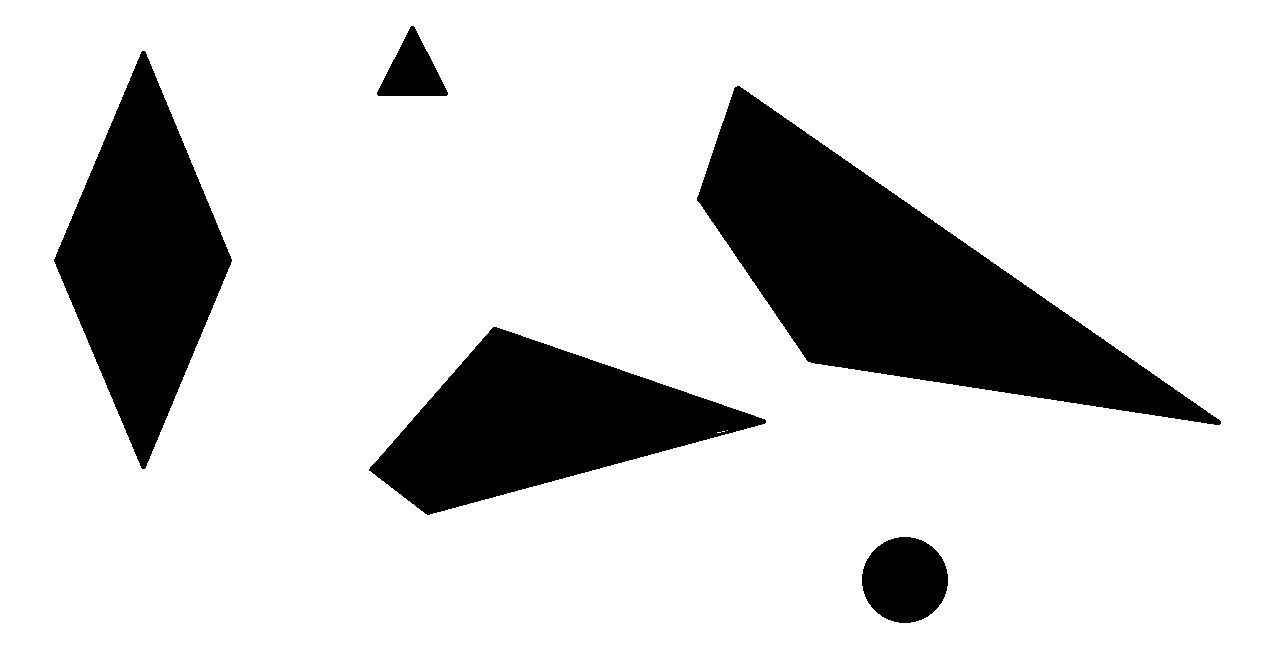
#> input picture pictures_before_script/test5.png, 1267 x 650 px
$ python PythonOpenCV.py
#> lines starting #> are read from the running program, lines starting #| are printed output that depends on the picture; after the words box and inside, x2 and y2 are one past the last pixel; in counts of white or black regions, pixels touching at a corner belong together
import numpy as np
import cv2
import math
from statistics import mean
#from matplotlib import pyplot as plt

"""For picture resizing"""
# [4 lines of commented-out code are left out]

"""
sensor = 'OmniVision OV2740'
sizeInMM = '5.5 x 5.5 x 3 mm' # https://www.ovt.com/products/ov02740-h34a-z/
"""

DISTANCE_BETWEEN_CAMERA_AND_WALL = 380  # mm

def real_object_height(sizeInPixels):
    object_height_on_sensor_mm = (sizeInPixels / 1080) * 5.5
    real_object_height = (DISTANCE_BETWEEN_CAMERA_AND_WALL * object_height_on_sensor_mm) / 1.88

    return round(real_object_height / 10, 1)  # cm


def get_one_angle_using_all_three_sides(side1, side2, side3):
    angle = math.acos((side2 ** 2 + side3 ** 2 - side1 ** 2) / (2.0 * side2 * side3))

    return math.degrees(angle)


def calc_distance_between_two_points(point_one, point_two):
    return ((point_two[0] - point_one[0]) ** 2 + (point_two[1] - point_one[1]) ** 2) ** 0.5


def mid_point_calculator(point_one, point_two):
    #  (x₁ + x₂)/2, (y₁ + y₂)/2

    return [round((point_one[0] + point_two[0]) / 2), round((point_one[1] + point_two[1]) / 2)]


def distance_calculator(triangleVerticesList):
    # each point is a list with x and y coordinates e.g. [174, 233]
    point1 = triangleVerticesList[0][0]
    point2 = triangleVerticesList[1][0]
    point3 = triangleVerticesList[2][0]
    length1 = calc_distance_between_two_points(point1, point2)
    length2 = calc_distance_between_two_points(point2, point3)
    length3 = calc_distance_between_two_points(point3, point1)
    # print(length1, length2, length3)

    return [length1, length2, length3]


# [6 lines of commented-out code are left out]
the_picture = 'pictures_before_script/test5.png'
image = cv2.imread(the_picture)
#> image is the input picture: shape (650, 1267, 3); 81.9% white; 5 black regions, box (x1, y1, x2, y2) and area: (697, 86, 1221, 425) 65872, (54, 51, 232, 469) 37966, (369, 327, 766, 515) 36454, (862, 537, 948, 623) 5789, (377, 26, 448, 96) 2694

"""Show coordinates"""
# plt.imshow(image)
# plt.show()
"""Show original picture"""
# cv2.imshow("Original", image)


# convert the color image into grayscale
grayScale = cv2.cvtColor(image, cv2.COLOR_BGR2GRAY)

# Find edges in the image using canny edge detection method
# Calculate lower threshold and upper threshold using sigma = 0.33
sigma = 0.33
v = np.median(grayScale)
#> v = 255
low = int(max(0, (1.0 - sigma) * v))
#> low = 170
high = int(min(255, (1.0 + sigma) * v))
#> high = 255

edged = cv2.Canny(grayScale, low, high)
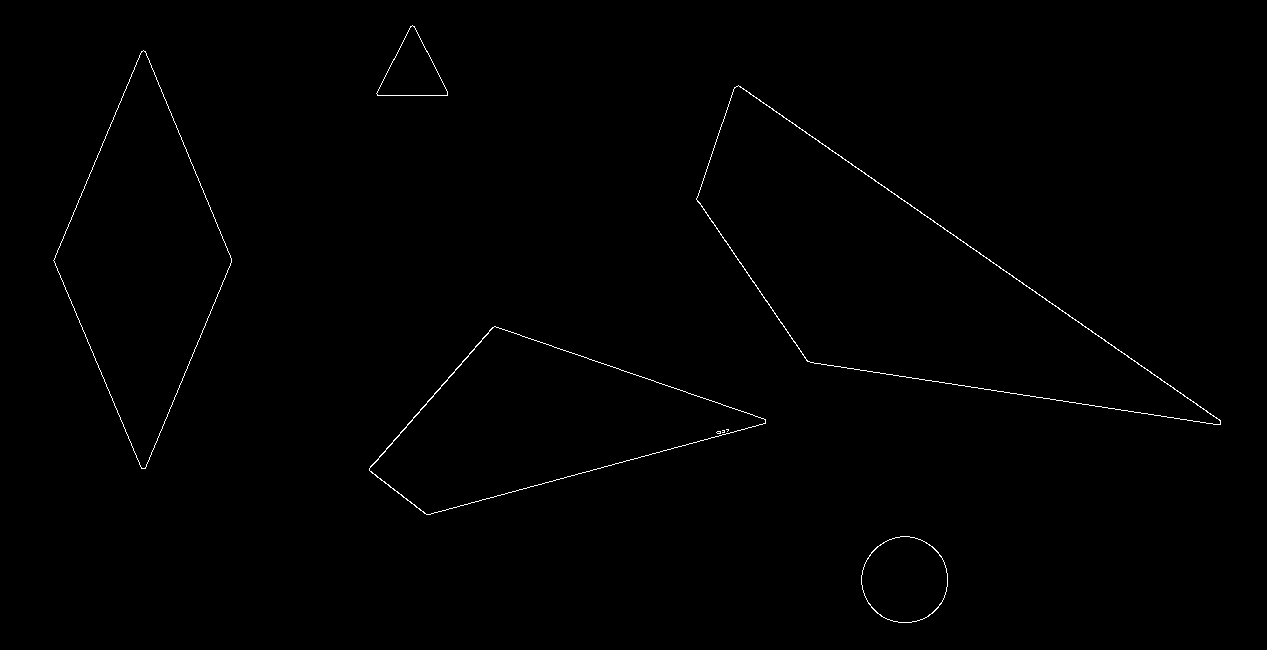
#> edged: shape (650, 1267); 0.45% white in thin lines or dots, all inside (x1, y1, x2, y2) = (53, 25, 1221, 623)

# After finding edges we have to find contours
# Contour is a curve of points with no gaps in the curve
# It will help us find location of shapes

# cv2.RETR_EXTERNAL is passed to find the outermost contours (because we want to outline the shapes)
# cv2.CHAIN_APPROX_SIMPLE is removing redundant points along a line
(cnts, _) = cv2.findContours(edged, cv2.RETR_EXTERNAL, cv2.CHAIN_APPROX_SIMPLE)
#> cnts = 5 contours; box (x1, y1, x2, y2) and area: (696, 85, 1221, 425) 65870, (53, 50, 232, 469) 37961, (369, 326, 766, 515) 36492, (861, 536, 948, 623) 5806, (376, 25, 448, 96) 2659

'''
We are going to use contour approximation method to find vertices of
geometric shapes. The algorithm  is also known as Ramer Douglas Peucker alogrithm.
In OpenCV it is implemented in cv2.approxPolyDP method.abs

detectShape() function below takes a contour as parameter and
then returns its shape
 '''


def detectShape(cnt):
    shape = 'unknown'
    # calculate perimeter using
    peri = cv2.arcLength(c, True)
    # apply contour approximation and store the result in vertices
    vertices = cv2.approxPolyDP(c, 0.04 * peri, True)

    # If the shape is triangle, it will have 3 vertices
    if len(vertices) == 3:
        shape = 'triangle'

    # if the shape has 4 vertices, it is either a square or
    # a rectangle
    elif len(vertices) == 4:
        # using the boundingRect method calculate the width and height
        # of enclosing rectange and then calculte aspect ratio

        x, y, width, height = cv2.boundingRect(vertices)
        aspectRatio = float(width) / height

        # a square will have an aspect ratio that is approximately
        # equal to one, otherwise, the shape is a rectangle
        if aspectRatio >= 0.95 and aspectRatio <= 1.05:
            shape = "square"
        else:
            shape = "rectangle"

    # if the shape is a pentagon, it will have 5 vertices
    elif len(vertices) == 5:
        shape = "pentagon"

    # otherwise, we assume the shape is a circle
    else:
        shape = "circle"

    # return the name of the shape and vertices
    return [shape, vertices]


# Now we will loop over every contour
# call detectShape() for it and
# write the name of shape in the center of image

# loop over the contours
# create new list where area is > 10
cnts2 = [c for c in cnts if cv2.contourArea(c) > 10]
#> cnts2 has the same summary as cnts

for c in cnts2:
    # compute the moment of contour
    M = cv2.moments(c)
    # From moment, we can calculate area, centroid etc.
    # The center or centroid can be calculated as follows

    if M["m00"] != 0:
        cX = int(M["m10"] / M["m00"])
        cY = int(M["m01"] / M["m00"])
        # call detectShape for contour c
        shape = detectShape(c)[0]
    else:
        # set values as what you need in the situation
        shape = "Unknown"
        cX, cY = 0, 0

    # Outline the contours
    cv2.drawContours(image, [c], -1, (0, 255, 0), 2)

    # Write the name of shape in the center of shapes
    cv2.putText(image, shape, (cX, cY), cv2.FONT_HERSHEY_SIMPLEX,
                0.5, (175, 62, 223), 2)

    if (shape == "square" or shape == "rectangle"):
        verts = detectShape(c)[1]
        # List np list with first item @ end
        newList = np.concatenate((verts, [verts[0]]), axis=0)

        for index in range(len(newList) - 1):
            # mid points coordinates
            midPoints = mid_point_calculator(newList[index][0], newList[index + 1][0])
            midX, midY = midPoints[0], midPoints[1]
            D = round(calc_distance_between_two_points(newList[index][0], newList[index + 1][0]), 1)
            print(f"length of side {index} = {D}")
            text_on_img = f"* {D} px {real_object_height(D)} cm" if the_picture == 'pictures_before_script/png_image.png' else f"* {D} px"
            cv2.putText(image, text_on_img, (midX, midY),
                        cv2.FONT_HERSHEY_SIMPLEX, 0.6, (75, 75, 75), 2)

    if (shape == "circle"):
        verts = detectShape(c)[1]
        radiuses = [calc_distance_between_two_points([cX, cY], XandY[0]) for XandY in verts]
        radiusOfCircle = round(mean(radiuses), 1)
        print(f"The radius of circle is: {radiusOfCircle} pixels")
        print(f"Object height is {real_object_height(radiusOfCircle)}")

        # Add center point
        cv2.putText(image, f"+", (cX, cY), cv2.FONT_HERSHEY_SIMPLEX, 0.3, (255, 0, 0), 2)

        for XY in verts:
            # Draw each vertices in circle
            text_on_img = f". r: {radiusOfCircle} px {real_object_height(radiusOfCircle)} cm" if the_picture == 'pictures_before_script/png_image.png' else f". r: {radiusOfCircle} px"
            cv2.putText(image, text_on_img, (XY[0][0], XY[0][1]),
                        cv2.FONT_HERSHEY_SIMPLEX, 0.8, (0, 100, 100), 2)
            if (XY[0][0] < radiusOfCircle + XY[0][0]):
                # cv2.arrowedLine(img, start, end, color, thickness, line_type, shift, tip_length)
                cv2.arrowedLine(image, (cX, cY), (XY[0][0], XY[0][1]), (0, 0, 255), 2, 5, 0, 0.2)
                # cv2.imshow("ArrowedLines", image)
                break

    if (shape == "triangle"):
        the_vertices = detectShape(c)[1]
        D = distance_calculator(the_vertices)
        angleA = round(get_one_angle_using_all_three_sides(D[0], D[1], D[2]), 2)
        angleB = round(get_one_angle_using_all_three_sides(D[1], D[2], D[0]), 2)
        angleC = round(get_one_angle_using_all_three_sides(D[2], D[0], D[1]), 2)
        listOfAngles = [angleB, angleC, angleA]
        for i in reversed(range(3)):
            cv2.putText(image, f"{listOfAngles[i]}", (the_vertices[i][0][0], the_vertices[i][0][1]),
                        cv2.FONT_HERSHEY_SIMPLEX, 0.8, (0, 0, 255), 2)

    cv2.putText(image, f"Total objects: {len(cnts2)}", (20, 40), cv2.FONT_HERSHEY_SIMPLEX,
                1, (255, 0, 0), 3)
    # imS = cv2.resize(image, (screen_width, screen_height))
    cv2.imshow("Image", image)
#> this loop made 5 passes
#> (cX, cY, point1 in distance_calculator, point2 in distance_calculator, point3 in distance_calculator, length1 in distance_calculator) on pass 5: (412, 70, [414, 26], [377, 95], [447, 95], 78.29)
#> (printed output is left out)
#> pass 1, `cv2.imshow("Image", image)`:
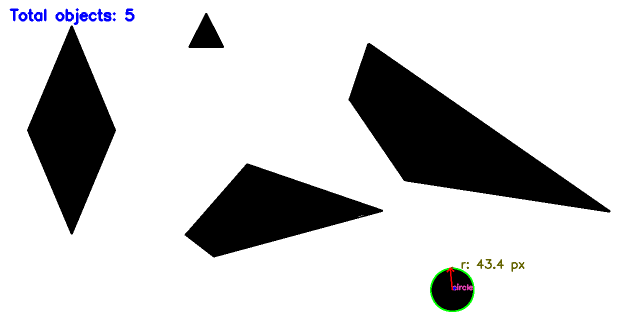
#> window 'Image': shape (650, 1267, 3) (shown at 1/2 size); mean B, G, R 208.6, 208.1, 208
#> pass 2, `cv2.imshow("Image", image)`:
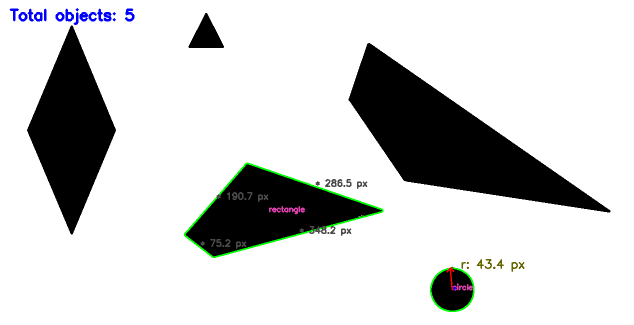
#> window 'Image': shape (650, 1267, 3) (shown at 1/2 size); mean B, G, R 208.1, 208.5, 207.5
#> after the loop:
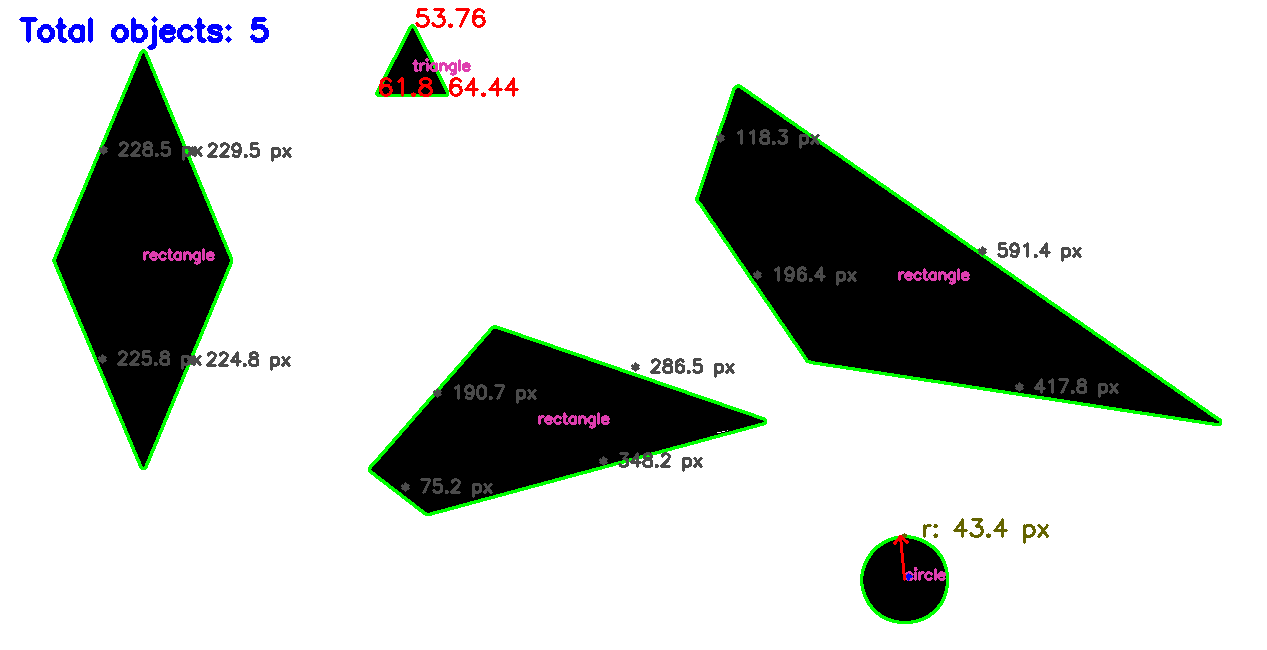
#> image: shape (650, 1267, 3); 3.25% of pixels changed, all inside (x1, y1, x2, y2) = (19, 8, 1222, 624)

print()
print(f"Total number of object in 'png_image.png' is: {len(cnts2)}")
#| Total number of object in 'png_image.png' is: 5

cv2.waitKey(0)
cv2.destroyAllWindows()

$ run again, with pictures_before_script/test1.png copied over pictures_before_script/test5.png
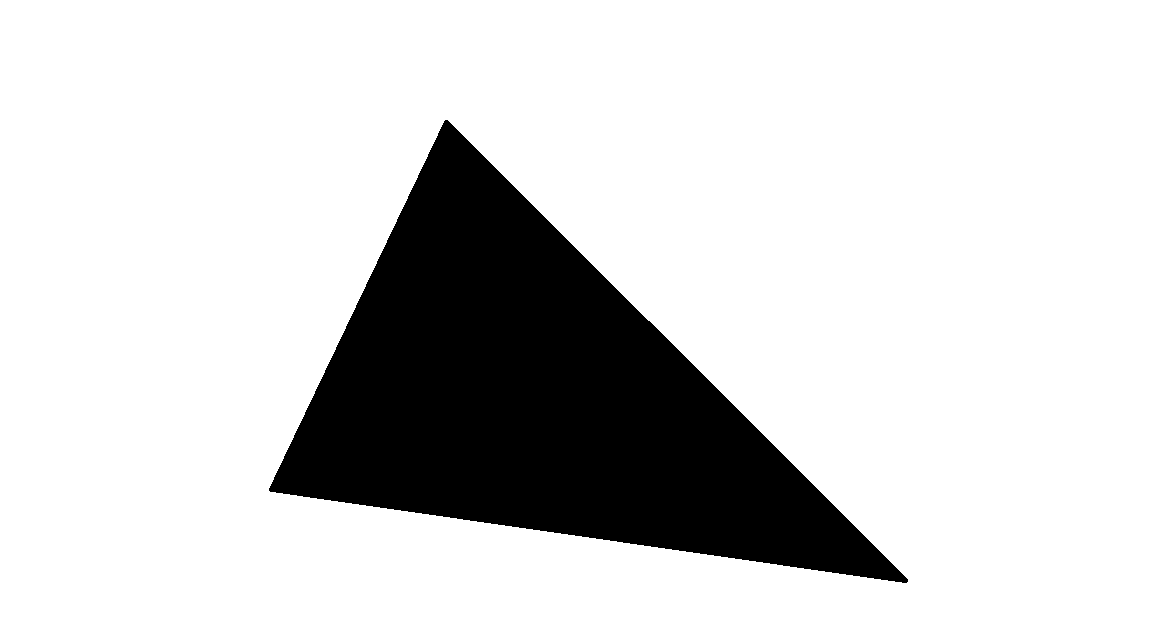
#> input picture pictures_before_script/test1.png, 1175 x 636 px
#> image is the input picture: shape (636, 1175, 3); 82.8% white; 1 black region, box (x1, y1, x2, y2) and area: (269, 120, 908, 583) 128535
#> v = 255
#> low = 170
#> high = 255
#> `edged = cv2.Canny(grayScale, low, high)`:
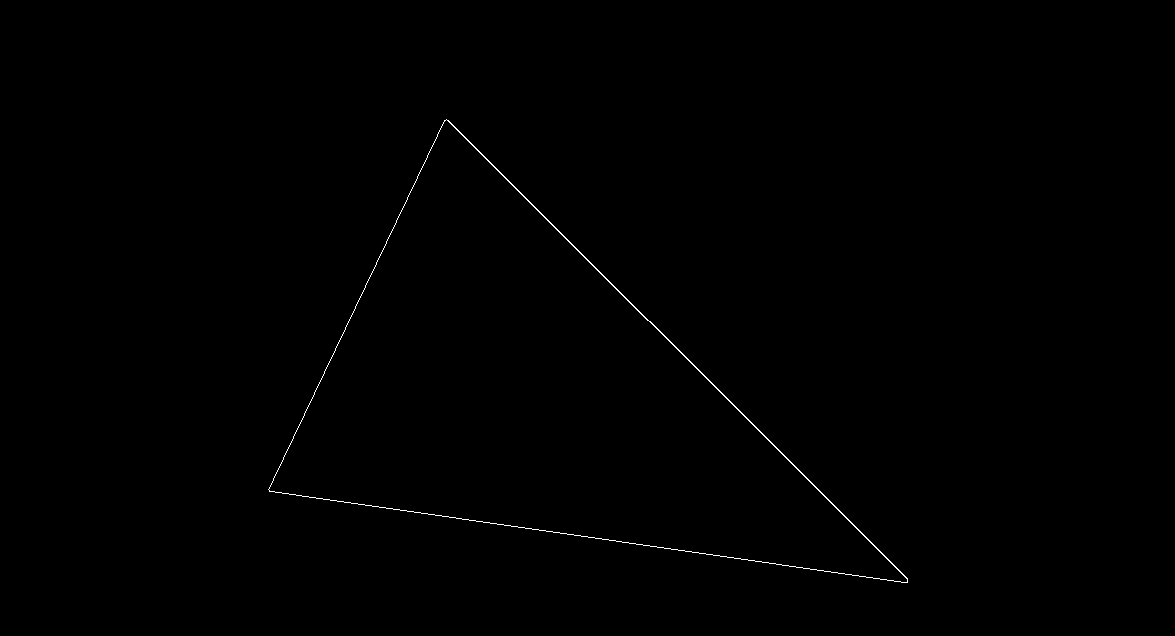
#> edged: shape (636, 1175); 0.26% white in thin lines or dots, all inside (x1, y1, x2, y2) = (268, 119, 908, 583)
#> cnts = 1 contour; box (x1, y1, x2, y2) and area: (268, 119, 908, 583) 128543
#> cnts2 has the same summary as cnts
#> the loop `for c in cnts2:` made 1 pass
#> (cX, cY, point1 in distance_calculator, point2 in distance_calculator, point3 in distance_calculator, length1 in distance_calculator) on pass 1: (541, 397, [444, 120], [269, 491], [907, 582], 410.2)
#> pass 1, `cv2.imshow("Image", image)`:
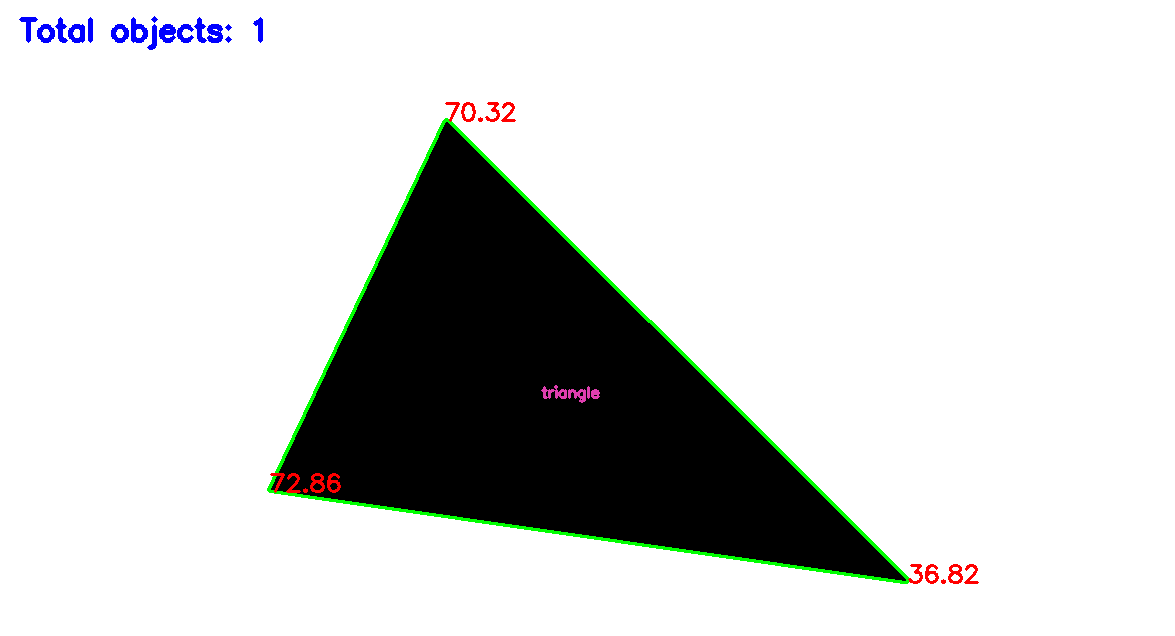
#> window 'Image': shape (636, 1175, 3); mean B, G, R 209.9, 210.9, 209.6
#| Total number of object in 'png_image.png' is: 1
